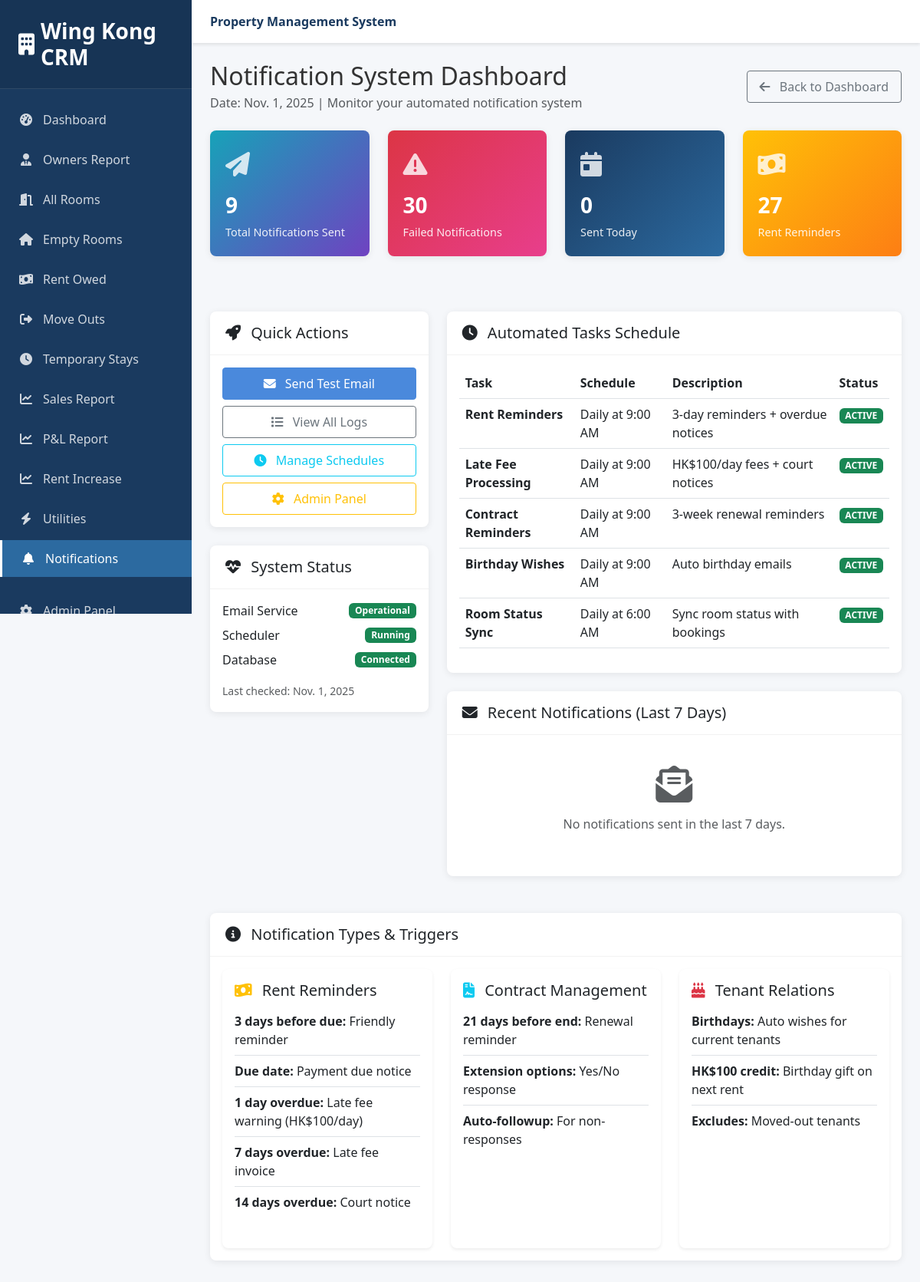
Page /notifications/ (signed in) on the earlier database version.
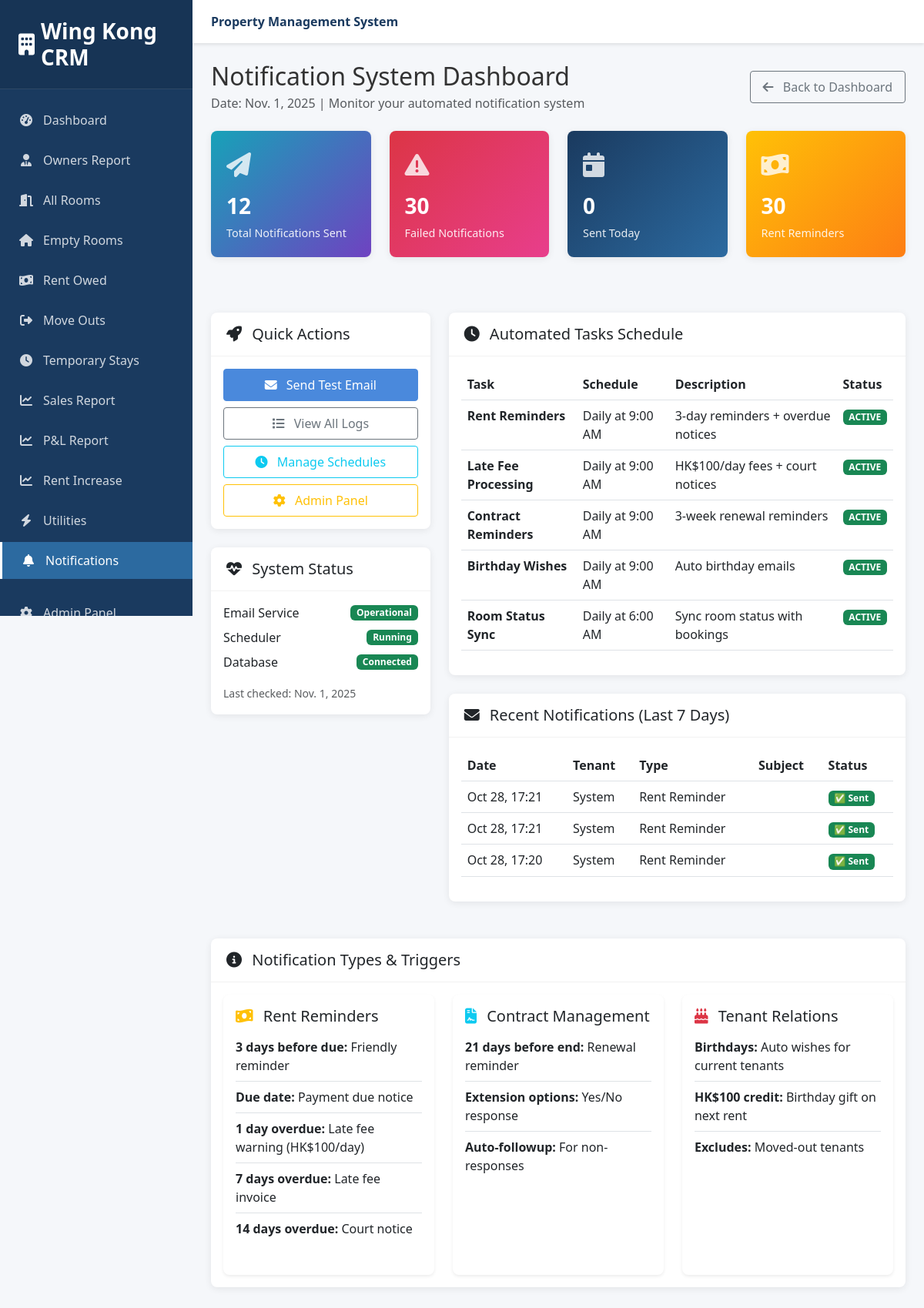
Same page on the later database version.
### notifications/models.py (models this page shows, shortened)
class NotificationLog(models.Model):
    NOTIFICATION_TYPES = [
        ('rent_reminder', 'Rent Reminder'),
        ('contract_reminder', 'Contract Reminder'),
        ('birthday_wish', 'Birthday Wish'),
        ('late_fee_invoice', 'Late Fee Invoice'),
        ('move_out_reminder', 'Move Out Reminder'),
        ('rent_increase', 'Rent Increase Notice'),
        ('test_notification', 'Test Notification'),
    ]
    STATUS_CHOICES = [
        ('sent', 'Sent'),
        ('failed', 'Failed'),
        ('pending', 'Pending'),
    ]
    notification_type = models.CharField(max_length=50, choices=NOTIFICATION_TYPES)
    status = models.CharField(max_length=20, choices=STATUS_CHOICES, default='pending')
    subject = models.CharField(max_length=200)
    tenant = models.ForeignKey(Tenant, on_delete=models.CASCADE, null=True, blank=True)
    related_booking = models.ForeignKey(Booking, on_delete=models.SET_NULL, null=True, blank=True)
    related_payment = models.ForeignKey(Payment, on_delete=models.SET_NULL, null=True, blank=True)
    message = models.TextField(blank=True)
    recipient_email = models.EmailField(blank=True)
    scheduled_for = models.DateTimeField(null=True, blank=True)
    sent_at = models.DateTimeField(null=True, blank=True)
    created_at = models.DateTimeField(auto_now_add=True)
    updated_at = models.DateTimeField(auto_now=True)
    class Meta:
        ordering = ['-created_at']
        verbose_name = 'Notification Log'
        verbose_name_plural = 'Notification Logs'

### notifications/views.py (the view)
# urls.py: path('', views.notification_dashboard, name='dashboard'),
@staff_required
def notification_dashboard(request):
    today = timezone.now().date()
    recent_notifications = NotificationLog.objects.filter(
        created_at__gte=today - timedelta(days=7)
    ).select_related('tenant')[:50]
    stats = {
        'total_sent': NotificationLog.objects.filter(status='sent').count(),
        'total_failed': NotificationLog.objects.filter(status='failed').count(),
        'today_sent': NotificationLog.objects.filter(
            sent_at__date=today,
            status='sent'
        ).count(),
        'rent_reminders': NotificationLog.objects.filter(
            notification_type='rent_reminder'
        ).count(),
        'contract_reminders': NotificationLog.objects.filter(
            notification_type='contract_reminder'
        ).count(),
    }
    context = {
        'title': 'Notification System Dashboard',
        'recent_notifications': recent_notifications,
        'stats': stats,
        'today': today,
    }
    return render(request, 'notifications/dashboard.html', context)

### templates/notifications/dashboard.html (shortened to what this page needs)
{% extends 'reports/base.html' %}
{% block content %}
<div class="d-flex justify-content-between align-items-center mb-4">
    <div>
        <h2 class="mb-1">{{ title }}</h2>
        <p class="text-muted mb-0">Date: {{ today }} | Monitor your automated notification system</p>
    </div>
    <div>
        <a href="{% url 'reports:dashboard' %}" class="btn btn-outline-secondary">
            <i class="fas fa-arrow-left me-2"></i> Back to Dashboard
        </a>
    </div>
</div>
<div class="row mb-4">
    <div class="col-xl-3 col-md-6 mb-4">
        <div class="stats-card info">
            <div class="stats-icon">
                <i class="fas fa-paper-plane"></i>
            </div>
            <div class="stats-number">{{ stats.total_sent }}</div>
            <div class="stats-label">Total Notifications Sent</div>
        </div>
    </div>
    <div class="col-xl-3 col-md-6 mb-4">
        <div class="stats-card {% if stats.total_failed > 0 %}danger{% else %}success{% endif %}">
            <div class="stats-icon">
                <i class="fas fa-exclamation-triangle"></i>
            </div>
            <div class="stats-number">{{ stats.total_failed }}</div>
            <div class="stats-label">Failed Notifications</div>
        </div>
    </div>
    <div class="col-xl-3 col-md-6 mb-4">
        <div class="stats-card primary">
            <div class="stats-icon">
                <i class="fas fa-calendar-day"></i>
            </div>
            <div class="stats-number">{{ stats.today_sent }}</div>
            <div class="stats-label">Sent Today</div>
        </div>
    </div>
    <div class="col-xl-3 col-md-6 mb-4">
        <div class="stats-card warning">
            <div class="stats-icon">
                <i class="fas fa-money-bill-wave"></i>
            </div>
            <div class="stats-number">{{ stats.rent_reminders }}</div>
            <div class="stats-label">Rent Reminders</div>
        </div>
    </div>
</div>
<div class="row">
    <div class="col-lg-4 mb-4">
        <div class="card">
            <div class="card-header">
                <h5 class="mb-0"><i class="fas fa-rocket me-2"></i> Quick Actions</h5>
            </div>
            <div class="card-body">
                <div class="d-grid gap-2">
                    <a href="{% url 'notifications:test_notification' %}" class="btn btn-primary" onclick="return confirm('Send test email?')">
                        <i class="fas fa-envelope me-2"></i> Send Test Email
                    </a>
                    <a href="/admin/notifications/notificationlog/" class="btn btn-outline-secondary" target="_blank">
                        <i class="fas fa-list me-2"></i> View All Logs
                    </a>
                    <a href="/admin/django_celery_beat/periodictask/" class="btn btn-outline-info" target="_blank">
                        <i class="fas fa-clock me-2"></i> Manage Schedules
                    </a>
                    <a href="/admin/" class="btn btn-outline-warning" target="_blank">
                        <i class="fas fa-cog me-2"></i> Admin Panel
                    </a>
                </div>
            </div>
        </div>
        <div class="card mt-4">
            <div class="card-header">
                <h5 class="mb-0"><i class="fas fa-heartbeat me-2"></i> System Status</h5>
            </div>
            <div class="card-body">
                <div class="d-flex justify-content-between align-items-center mb-2">
                    <span>Email Service</span>
                    <span class="badge bg-success">Operational</span>
                </div>
                <div class="d-flex justify-content-between align-items-center mb-2">
                    <span>Scheduler</span>
                    <span class="badge bg-success">Running</span>
                </div>
                <div class="d-flex justify-content-between align-items-center">
                    <span>Database</span>
                    <span class="badge bg-success">Connected</span>
                </div>
                <div class="mt-3">
                    <small class="text-muted">Last checked: {{ today }}</small>
                </div>
            </div>
        </div>
    </div>
    <div class="col-lg-8 mb-4">
        <div class="card">
            <div class="card-header">
                <h5 class="mb-0"><i class="fas fa-clock me-2"></i> Automated Tasks Schedule</h5>
            </div>
            <div class="card-body">
                <div class="table-responsive">
                    <table class="table table-hover">
                        <thead>
                            <tr>
                                <th>Task</th>
                                <th>Schedule</th>
                                <th>Description</th>
                                <th>Status</th>
                            </tr>
                        </thead>
                        <tbody>
                            <tr>
                                <td><strong>Rent Reminders</strong></td>
                                <td>Daily at 9:00 AM</td>
                                <td>3-day reminders + overdue notices</td>
                                <td><span class="badge bg-success">ACTIVE</span></td>
                            </tr>
                            <tr>
                                <td><strong>Late Fee Processing</strong></td>
                                <td>Daily at 9:00 AM</td>
                                <td>HK$100/day fees + court notices</td>
                                <td><span class="badge bg-success">ACTIVE</span></td>
                            </tr>
                            <tr>
                                <td><strong>Contract Reminders</strong></td>
                                <td>Daily at 9:00 AM</td>
                                <td>3-week renewal reminders</td>
                                <td><span class="badge bg-success">ACTIVE</span></td>
                            </tr>
                            <tr>
                                <td><strong>Birthday Wishes</strong></td>
                                <td>Daily at 9:00 AM</td>
                                <td>Auto birthday emails</td>
                                <td><span class="badge bg-success">ACTIVE</span></td>
                            </tr>
                            <tr>
                                <td><strong>Room Status Sync</strong></td>
                                <td>Daily at 6:00 AM</td>
                                <td>Sync room status with bookings</td>
                                <td><span class="badge bg-success">ACTIVE</span></td>
                            </tr>
                        </tbody>
                    </table>
                </div>
            </div>
        </div>
        <div class="card mt-4">
            <div class="card-header">
                <h5 class="mb-0"><i class="fas fa-envelope me-2"></i> Recent Notifications (Last 7 Days)</h5>
            </div>
            <div class="card-body">
                {% if recent_notifications %}
                <div class="table-responsive">
                    <table class="table table-hover">
                        <thead>
                            <tr>
                                <th>Date</th>
                                <th>Tenant</th>
                                <th>Type</th>
                                <th>Subject</th>
                                <th>Status</th>
                            </tr>
                        </thead>
                        <tbody>
                            {% for notification in recent_notifications %}
                            <tr>
                                <td>{{ notification.sent_at|date:"M d, H:i"|default:"Pending" }}</td>
                                <td>
                                    {% if notification.tenant %}
                                        {{ notification.tenant.full_name }}
                                    {% else %}
                                        System
                                    {% endif %}
                                </td>
                                <td>{{ notification.get_notification_type_display }}</td>
                                <td>{{ notification.subject }}</td>
                                <td>
                                    {% if notification.status == 'sent' %}
                                        <span class="badge bg-success">✅ Sent</span>
                                    {% elif notification.status == 'failed' %}
                                        <span class="badge bg-danger">❌ Failed</span>
                                    {% else %}
                                        <span class="badge bg-warning">⏳ Pending</span>
                                    {% endif %}
                                </td>
                            </tr>
                            {% endfor %}
                        </tbody>
                    </table>
                </div>
                {% else %}
                <div class="text-center py-4">
                    <i class="fas fa-envelope-open-text fa-3x text-muted mb-3"></i>
                    <p class="text-muted">No notifications sent in the last 7 days.</p>
                </div>
                {% endif %}
            </div>
        </div>
    </div>
</div>
<div class="card">
    <div class="card-header">
        <h5 class="mb-0"><i class="fas fa-info-circle me-2"></i> Notification Types & Triggers</h5>
    </div>
    <div class="card-body">
        <div class="row g-4">
            <div class="col-md-4">
                <div class="card h-100 border-0 shadow-sm">
                    <div class="card-body">
                        <h5 class="card-title"><i class="fas fa-money-bill-wave text-warning me-2"></i> Rent Reminders</h5>
                        <ul class="list-group list-group-flush">
                            <li class="list-group-item px-0"><strong>3 days before due:</strong> Friendly reminder</li>
                            <li class="list-group-item px-0"><strong>Due date:</strong> Payment due notice</li>
                            <li class="list-group-item px-0"><strong>1 day overdue:</strong> Late fee warning (HK$100/day)</li>
                            <li class="list-group-item px-0"><strong>7 days overdue:</strong> Late fee invoice</li>
                            <li class="list-group-item px-0"><strong>14 days overdue:</strong> Court notice</li>
                        </ul>
                    </div>
                </div>
            </div>
            <div class="col-md-4">
                <div class="card h-100 border-0 shadow-sm">
                    <div class="card-body">
                        <h5 class="card-title"><i class="fas fa-file-contract text-info me-2"></i> Contract Management</h5>
                        <ul class="list-group list-group-flush">
                            <li class="list-group-item px-0"><strong>21 days before end:</strong> Renewal reminder</li>
                            <li class="list-group-item px-0"><strong>Extension options:</strong> Yes/No response</li>
                            <li class="list-group-item px-0"><strong>Auto-followup:</strong> For non-responses</li>
                        </ul>
                    </div>
                </div>
            </div>
            <div class="col-md-4">
                <div class="card h-100 border-0 shadow-sm">
                    <div class="card-body">
                        <h5 class="card-title"><i class="fas fa-birthday-cake text-danger me-2"></i> Tenant Relations</h5>
                        <ul class="list-group list-group-flush">
                            <li class="list-group-item px-0"><strong>Birthdays:</strong> Auto wishes for current tenants</li>
                            <li class="list-group-item px-0"><strong>HK$100 credit:</strong> Birthday gift on next rent</li>
                            <li class="list-group-item px-0"><strong>Excludes:</strong> Moved-out tenants</li>
                        </ul>
                    </div>
                </div>
            </div>
        </div>
    </div>
</div>
{% endblock %}

Differences in the rows shown:
added NotificationLog: sent_at "Oct 28, 17:21", shows "System", notification_type "Rent Reminder", status "✅ Sent"
added NotificationLog: sent_at "Oct 28, 17:21", shows "System", notification_type "Rent Reminder", status "✅ Sent"
added NotificationLog: sent_at "Oct 28, 17:20", shows "System", notification_type "Rent Reminder", status "✅ Sent"
Other differences:
{{ stats.total_sent }}: "9" → "12"
{{ stats.rent_reminders }}: "27" → "30"
text no longer shown: "No notifications sent in the last 7 days."
text now shown: "Date Tenant Type Subject Status"
